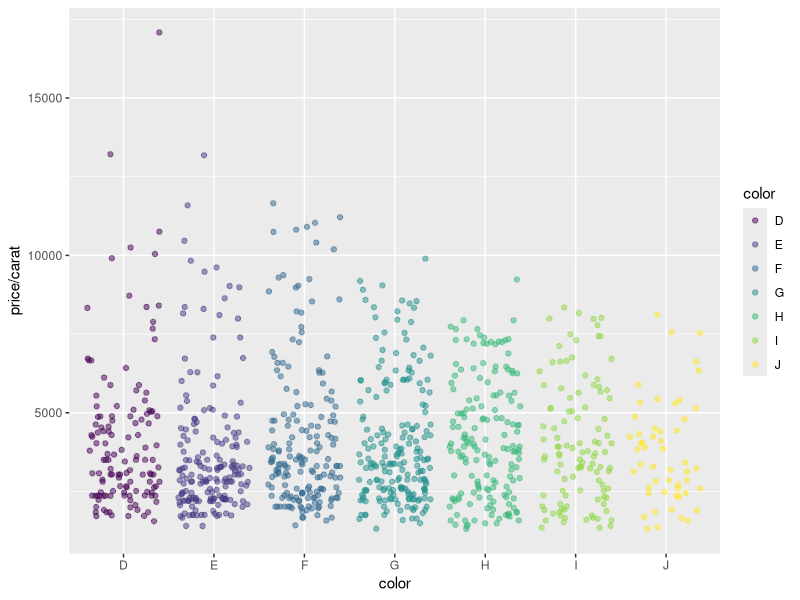
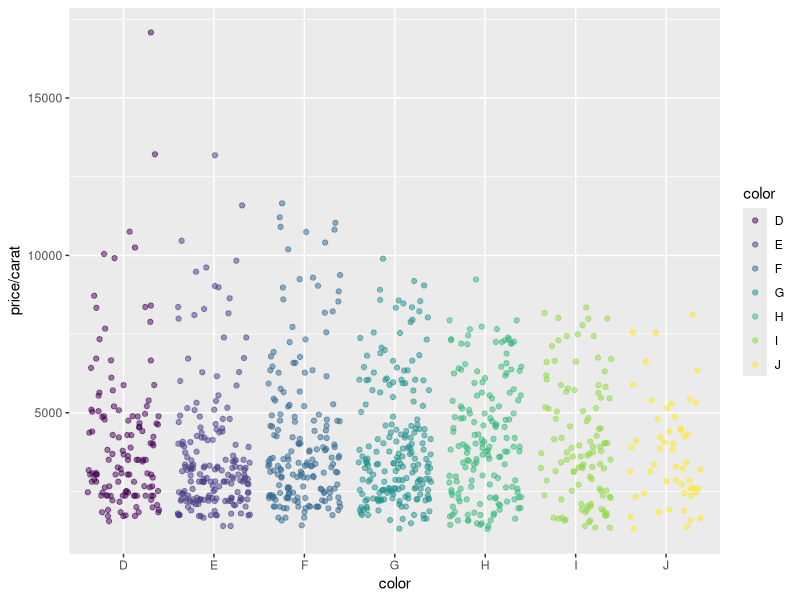

These charts were generated, in order, by the following R code:
## ---- chunk 1
library(knitr)
kable(iris[1:12,])
## ---- chunk 2
library(ggplot2)
dsmall <- diamonds[sample(nrow(diamonds), 1000), ]
ggplot(dsmall, aes(color, price/carat)) + geom_jitter(alpha = I(1 / 2), aes(color=color))
## ---- chunk 3
png("myplot.png")
ggplot(dsmall, aes(color, price/carat)) + geom_jitter(alpha = I(1 / 2), aes(color=color))
dev.off()
## ---- chunk 4
sessionInfo()
